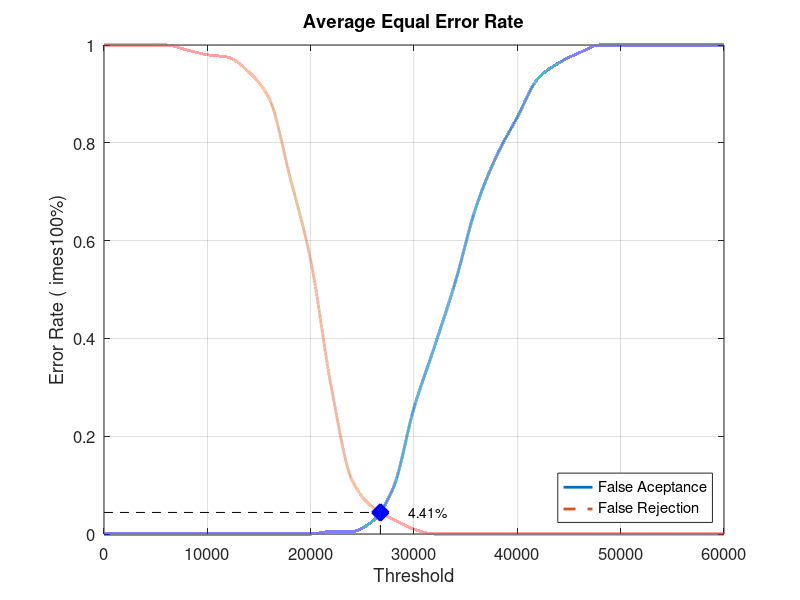
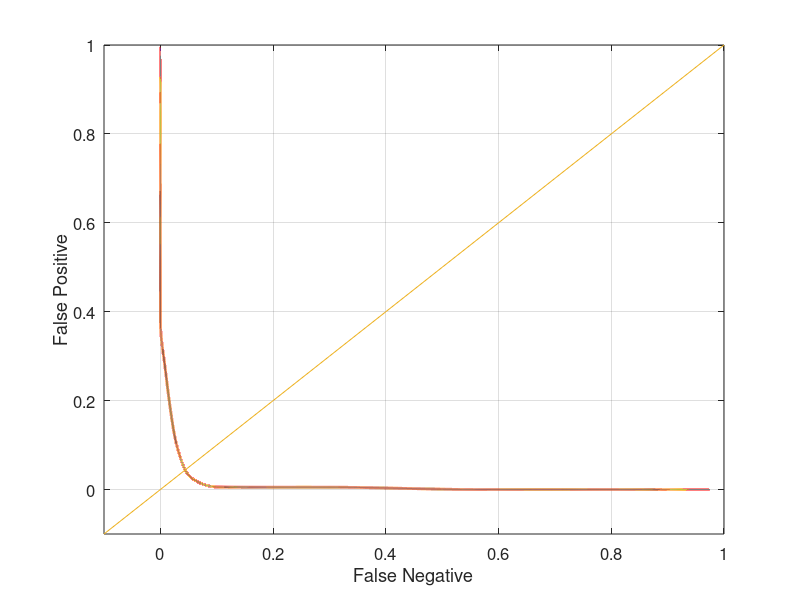

Here is the MATLAB script that generated these plots, in order:
close all;
clear;
clc;
x = 0:2000:60000;
xq = 0:0.5:60000;

y0 = [0 0 0 0 0 0 0 0 0 0 0 0.00526316 0.00526316 0.0263158 0.0947368 0.257895 0.384211 0.515789 0.668421 0.773684 0.852632 0.931579 0.963158 0.984211 1 1 1 1 1 1 1]
yy0 = interp1(x, y0, xq, 'pchip');
y1 = [1 1 1 1 0.99 0.98 0.975 0.945 0.89 0.73 0.56 0.3 0.11 0.055 0.03 0.01 0 0 0 0 0 0 0 0 0 0 0 0 0 0 0]
yy1 = interp1(x, y1, xq, 'pchip');

% Calculating EER: 
y2 = abs(y0 - y1);
find(y2 == min(y2))
yy2 = abs(yy0 - yy1);
xEER = find(yy2 == min(yy2));
xEERIndex = xq(xEER) % X-axis EER
yEER = yy0(xEER) % Y-axis EER

main = figure
plot(xq, yy0,'-','LineWidth', 2);	hold on
plot(xq, yy1,'--','LineWidth', 2);	hold on
plot([xEERIndex xEERIndex], [0 yEER], 'k--');	hold on
plot([0 xEERIndex], [yEER yEER], 'k--');	hold on
plot(xEERIndex, yEER, 'bx', 'LineWidth', 10);	hold on
text(xEERIndex + 10 * xEERIndex / 100, yEER, [num2str(round((10000 * yEER)) / 100) '%'])
legend('False Aceptance', 'False Rejection', 'Location', 'SouthEast')
xlabel('Threshold')
ylabel('Error Rate (	imes100%)')
title('Average Equal Error Rate')
set(gca, 'FontSize', 12)
axis([0 60000 0 1])
grid on

print(main, 'Database5_4Main', '-dpng');
FNRxFPR = figure('Color', [1 1 1]);
plot(yy1, yy0, '-', yy1, yy0, 'LineWidth', 2);
hold on
y = -0.1:0.1:1
plot(y, y); 
set(gca, 'FontSize', 12)
xlabel('False Negative')
ylabel('False Positive')
axis([-0.1 1 -0.1 1])
set(gca, 'FontSize', 12)
grid on

print(FNRxFPR, 'Database5_4FNRxFPR','-dpng');
